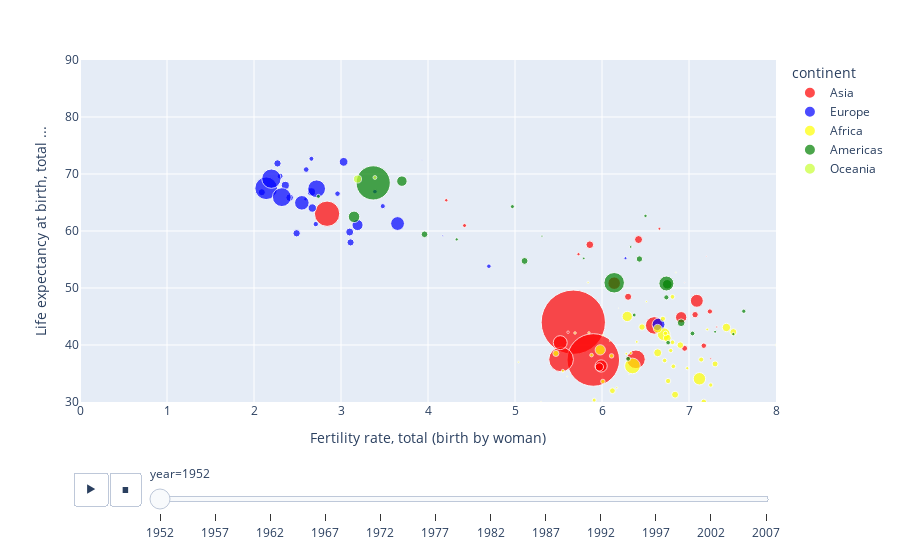

The cell this chart's notebook holds for it:
### Markdown cell above
# Parte3: Fazer uma reprodução da visualização escolhida utilizando uma ferramenta computacional atual (de preferência a mesma escolhida por vocês no trabalho 1) 

Na reprodução utilizei a biblioteca px.scatter do Plotly, conforme animação produzida pelo código abaixo.

### Code cell
#adding animation to bubble plot
px.scatter(gapminder,x='childs_per_woman',y='lifeExp',color='continent', color_discrete_sequence=["red", "blue", "yellow", "green", "#C8FF33"], size='pop',size_max=70,
          hover_name='country', animation_frame='year',
          animation_group='country', range_x=[0,8], range_y=[30,90], labels={"lifeExp": "Life expectancy at birth, total ...", "childs_per_woman":"Fertility rate, total (birth by woman)"})

### Figure 1 — Plotly figure (JSON) as saved in the notebook; plotly's stock layout.template omitted (floating-point values rounded to 4 significant figures)
{"data": [{"hovertemplate": "<b>%{hovertext}</b><br><br>continent=Asia<br>year=1952<br>Fertility rate, total (birth by woman)=%{x}<br>Life expectancy at birth, total ...=%{y}<br>pop=%{marker.size}<extra></extra>", "hovertext": ["Afghanistan", "Bahrain", "Bangladesh", "Cambodia", "China", "Hong Kong, China", "India", "Indonesia", "Iran", "Iraq", "Israel", "Japan", "Jordan", "Korea, Dem. Rep.", "Korea, Rep.", "Kuwait", "Lebanon", "Malaysia", "Mongolia", "Myanmar", "Nepal", "Oman", "Pakistan", "Philippines", "Saudi Arabia", "Singapore", "Sri Lanka", "Syria", "Taiwan", "Thailand", "Vietnam", "West Bank and Gaza", "Yemen, Rep."], "ids": ["Afghanistan", "Bahrain", "Bangladesh", "Cambodia", "China", "Hong Kong, China", "India", "Indonesia", "Iran", "Iraq", "Israel", "Japan", "Jordan", "Korea, Dem. Rep.", "Korea, Rep.", "Kuwait", "Lebanon", "Malaysia", "Mongolia", "Myanmar", "Nepal", "Oman", "Pakistan", "Philippines", "Saudi Arabia", "Singapore", "Sri Lanka", "Syria", "Taiwan", "Thailand", "Vietnam", "West Bank and Gaza", "Yemen, Rep."], "legendgroup": "Asia", "marker": {"color": "red", "size": [8425333, 120447, 46886859, 4693836, 556263527, 2125900, 372000000, 82052000, 17272000, 5441766, 1620914, 86459025, 607914, 8865488, 20947571, 160000, 1439529, 6748378, 800663, 20092996, 9182536, 507833, 41346560, 22438691, 4005677, 1127000, 7982342, 3661549, 8550362, 21289402, 26246839, 1030585, 4963829], "sizemode": "area", "sizeref": 269100.0, "symbol": "circle"}, "mode": "markers", "name": "Asia", "orientation": "v", "showlegend": true, "type": "scatter", "x": [7.54, 6.95, 6.39, 6.95, 5.67, 4.42, 5.9, 5.53, 6.91, 7.07, 4.21, 2.84, 7.32, -1, -1, 7.2, 5.73, 6.3, 5.61, 5.99, 5.97, 7.25, 6.6, 7.09, 7.17, 6.66, 5.86, 7.24, 6.42, 6.14, 5.52, -1, -1], "xaxis": "x", "y": [28.8, 50.94, 37.48, 39.42, 44, 60.96, 37.37, 37.47, 44.87, 45.32, 65.39, 63.03, 43.16, 50.06, 47.45, 55.56, 55.93, 48.46, 42.24, 36.32, 36.16, 37.58, 43.44, 47.75, 39.88, 60.4, 57.59, 45.88, 58.5, 50.85, 40.41, 43.16, 32.55], "yaxis": "y"}, {"hovertemplate": "<b>%{hovertext}</b><br><br>continent=Europe<br>year=1952<br>Fertility rate, total (birth by woman)=%{x}<br>Life expectancy at birth, total ...=%{y}<br>pop=%{marker.size}<extra></extra>", "hovertext": ["Albania", "Austria", "Belgium", "Bosnia and Herzegovina", "Bulgaria", "Croatia", "Czech Republic", "Denmark", "Finland", "France", "Germany", "Greece", "Hungary", "Iceland", "Ireland", "Italy", "Montenegro", "Netherlands", "Norway", "Poland", "Portugal", "Romania", "Serbia", "Slovak Republic", "Slovenia", "Spain", "Sweden", "Switzerland", "Turkey", "United Kingdom"], "ids": ["Albania", "Austria", "Belgium", "Bosnia and Herzegovina", "Bulgaria", "Croatia", "Czech Republic", "Denmark", "Finland", "France", "Germany", "Greece", "Hungary", "Iceland", "Ireland", "Italy", "Montenegro", "Netherlands", "Norway", "Poland", "Portugal", "Romania", "Serbia", "Slovak Republic", "Slovenia", "Spain", "Sweden", "Switzerland", "Turkey", "United Kingdom"], "legendgroup": "Europe", "marker": {"color": "blue", "size": [1282697, 6927772, 8730405, 2791000, 7274900, 3882229, 9125183, 4334000, 4090500, 42459667, 69145952, 7733250, 9504000, 147962, 2952156, 47666000, 413834, 10381988, 3327728, 25730551, 8526050, 16630000, 6860147, 3558137, 1489518, 28549870, 7124673, 4815000, 22235677, 50430000], "sizemode": "area", "sizeref": 269100.0, "symbol": "circle"}, "mode": "markers", "name": "Europe", "orientation": "v", "showlegend": true, "type": "scatter", "x": [6.27, 2.09, 2.36, 4.7, 2.49, 2.71, 2.66, 2.6, 2.96, 2.72, 2.14, 2.41, 2.67, 3.93, 3.39, 2.32, 4.17, 3.03, 2.66, 3.65, 3.1, 3.19, 3.11, 3.48, 2.59, 2.55, 2.27, 2.3, 6.65, 2.2], "xaxis": "x", "y": [55.23, 66.8, 68, 53.82, 59.6, 61.21, 66.87, 70.78, 66.55, 67.41, 67.5, 65.86, 64.03, 72.49, 66.91, 65.94, 59.16, 72.13, 72.67, 61.31, 59.82, 61.05, 58.0, 64.36, 65.57, 64.94, 71.86, 69.62, 43.59, 69.18], "yaxis": "y"}, {"hovertemplate": "<b>%{hovertext}</b><br><br>continent=Africa<br>year=1952<br>Fertility rate, total (birth by woman)=%{x}<br>Life expectancy at birth, total ...=%{y}<br>pop=%{marker.size}<extra></extra>", "hovertext": ["Algeria", "Angola", "Benin", "Botswana", "Burkina Faso", "Burundi", "Cameroon", "Central African Republic", "Chad", "Comoros", "Congo, Dem. Rep.", "Congo, Rep.", "Cote d'Ivoire", "Djibouti", "Egypt", "Equatorial Guinea", "Eritrea", "Ethiopia", "Gabon", "Gambia", "Ghana", "Guinea", "Guinea-Bissau", "Kenya", "Lesotho", "Liberia", "Libya", "Madagascar", "Malawi", "Mali", "Mauritania", "Mauritius", "Morocco", "Mozambique", "Namibia", "Niger", "Nigeria", "Reunion", "Rwanda", "Sao Tome and Principe", "Senegal", "Sierra Leone", "Somalia", "South Africa", "Sudan", "Swaziland", "Tanzania", "Togo", "Tunisia", "Uganda", "Zambia", "Zimbabwe"], "ids": ["Algeria", "Angola", "Benin", "Botswana", "Burkina Faso", "Burundi", "Cameroon", "Central African Republic", "Chad", "Comoros", "Congo, Dem. Rep.", "Congo, Rep.", "Cote d'Ivoire", "Djibouti", "Egypt", "Equatorial Guinea", "Eritrea", "Ethiopia", "Gabon", "Gambia", "Ghana", "Guinea", "Guinea-Bissau", "Kenya", "Lesotho", "Liberia", "Libya", "Madagascar", "Malawi", "Mali", "Mauritania", "Mauritius", "Morocco", "Mozambique", "Namibia", "Niger", "Nigeria", "Reunion", "Rwanda", "Sao Tome and Principe", "Senegal", "Sierra Leone", "Somalia", "South Africa", "Sudan", "Swaziland", "Tanzania", "Togo", "Tunisia", "Uganda", "Zambia", "Zimbabwe"], "legendgroup": "Africa", "marker": {"color": "yellow", "size": [9279525, 4232095, 1738315, 442308, 4469979, 2445618, 5009067, 1291695, 2682462, 153936, 14100005, 854885, 2977019, 63149, 22223309, 216964, 1438760, 20860941, 420702, 284320, 5581001, 2664249, 580653, 6464046, 748747, 863308, 1019729, 4762912, 2917802, 3838168, 1022556, 516556, 9939217, 6446316, 485831, 3379468, 33119096, 257700, 2534927, 60011, 2755589, 2143249, 2526994, 14264935, 8504667, 290243, 8322925, 1219113, 3647735, 5824797, 2672000, 3080907], "sizemode": "area", "sizeref": 269100.0, "symbol": "circle"}, "mode": "markers", "name": "Africa", "orientation": "v", "showlegend": true, "type": "scatter", "x": [7.43, 7.17, 5.88, 6.51, 6.12, 6.79, 5.47, 5.55, 6.11, 6.09, 5.98, 5.69, 6.81, 6.31, 6.71, 5.6, 6.98, 7.12, 5.04, 5.3, 6.46, 6.01, 6.17, 7.51, 5.85, 6.28, 7.21, 7.3, 6.82, 6.76, 6.4, 5.84, 6.64, 6.84, 6.01, 7.14, 6.35, 6.85, 8.02, 6.19, 6.72, 5.91, 7.25, 6.29, 6.64, -1, 6.75, 6.33, 6.7, 6.9, 6.73, 6.81], "xaxis": "x", "y": [43.08, 30.02, 38.22, 47.62, 31.98, 39.03, 38.52, 35.46, 38.09, 40.72, 39.14, 42.11, 40.48, 34.81, 41.89, 34.48, 35.93, 34.08, 37.0, 30, 43.15, 33.61, 32.5, 42.27, 42.14, 38.48, 42.72, 36.68, 36.26, 33.69, 40.54, 50.99, 42.87, 31.29, 41.73, 37.44, 36.32, 52.72, 40, 46.47, 37.28, 30.33, 32.98, 45.01, 38.63, 41.41, 41.22, 38.6, 44.6, 39.98, 42.04, 48.45], "yaxis": "y"}, {"hovertemplate": "<b>%{hovertext}</b><br><br>continent=Americas<br>year=1952<br>Fertility rate, total (birth by woman)=%{x}<br>Life expectancy at birth, total ...=%{y}<br>pop=%{marker.size}<extra></extra>", "hovertext": ["Argentina", "Bolivia", "Brazil", "Canada", "Chile", "Colombia", "Costa Rica", "Cuba", "Dominican Republic", "Ecuador", "El Salvador", "Guatemala", "Haiti", "Honduras", "Jamaica", "Mexico", "Nicaragua", "Panama", "Paraguay", "Peru", "Puerto Rico", "Trinidad and Tobago", "United States", "Uruguay", "Venezuela"], "ids": ["Argentina", "Bolivia", "Brazil", "Canada", "Chile", "Colombia", "Costa Rica", "Cuba", "Dominican Republic", "Ecuador", "El Salvador", "Guatemala", "Haiti", "Honduras", "Jamaica", "Mexico", "Nicaragua", "Panama", "Paraguay", "Peru", "Puerto Rico", "Trinidad and Tobago", "United States", "Uruguay", "Venezuela"], "legendgroup": "Americas", "marker": {"color": "green", "size": [17876956, 2883315, 56602560, 14785584, 6377619, 12350771, 926317, 6007797, 2491346, 3548753, 2042865, 3146381, 3201488, 1517453, 1426095, 30144317, 1165790, 940080, 1555876, 8025700, 2227000, 662850, 157553000, 2252965, 5439568], "sizemode": "area", "sizeref": 269100.0, "symbol": "circle"}, "mode": "markers", "name": "Americas", "orientation": "v", "showlegend": true, "type": "scatter", "x": [3.15, 6.76, 6.14, 3.7, 5.11, 6.75, 6.33, 3.96, 7.63, 6.74, 6.37, 7.04, 6.3, 7.51, 4.33, 6.74, 7.3, 5.79, 6.5, 6.91, 4.97, 5.31, 3.37, 2.74, 6.43], "xaxis": "x", "y": [62.48, 40.41, 50.92, 68.75, 54.74, 50.64, 57.21, 59.42, 45.93, 48.36, 45.26, 42.02, 37.58, 41.91, 58.53, 50.79, 42.31, 55.19, 62.65, 43.9, 64.28, 59.1, 68.44, 66.07, 55.09], "yaxis": "y"}, {"hovertemplate": "<b>%{hovertext}</b><br><br>continent=Oceania<br>year=1952<br>Fertility rate, total (birth by woman)=%{x}<br>Life expectancy at birth, total ...=%{y}<br>pop=%{marker.size}<extra></extra>", "hovertext": ["Australia", "New Zealand"], "ids": ["Australia", "New Zealand"], "legendgroup": "Oceania", "marker": {"color": "#C8FF33", "size": [8691212, 1994794], "sizemode": "area", "sizeref": 269100.0, "symbol": "circle"}, "mode": "markers", "name": "Oceania", "orientation": "v", "showlegend": true, "type": "scatter", "x": [3.19, 3.39], "xaxis": "x", "y": [69.12, 69.39], "yaxis": "y"}], "layout": {"legend": {"itemsizing": "constant", "title": {"text": "continent"}, "tracegroupgap": 0}, "margin": {"t": 60}, "sliders": [{"active": 0, "currentvalue": {"prefix": "year="}, "len": 0.9, "pad": {"b": 10, "t": 60}, "steps": [{"args": [["1952"], {"frame": {"duration": 0, "redraw": false}, "fromcurrent": true, "mode": "immediate", "transition": {"duration": 0, "easing": "linear"}}], "label": "1952", "method": "animate"}, {"args": [["1957"], {"frame": {"duration": 0, "redraw": false}, "fromcurrent": true, "mode": "immediate", "transition": {"duration": 0, "easing": "linear"}}], "label": "1957", "method": "animate"}, {"args": [["1962"], {"frame": {"duration": 0, "redraw": false}, "fromcurrent": true, "mode": "immediate", "transition": {"duration": 0, "easing": "linear"}}], "label": "1962", "method": "animate"}, {"args": [["1967"], {"frame": {"duration": 0, "redraw": false}, "fromcurrent": true, "mode": "immediate", "transition": {"duration": 0, "easing": "linear"}}], "label": "1967", "method": "animate"}, {"args": [["1972"], {"frame": {"duration": 0, "redraw": false}, "fromcurrent": true, "mode": "immediate", "transition": {"duration": 0, "easing": "linear"}}], "label": "1972", "method": "animate"}, {"args": [["1977"], {"frame": {"duration": 0, "redraw": false}, "fromcurrent": true, "mode": "immediate", "transition": {"duration": 0, "easing": "linear"}}], "label": "1977", "method": "animate"}, {"args": [["1982"], {"frame": {"duration": 0, "redraw": false}, "fromcurrent": true, "mode": "immediate", "transition": {"duration": 0, "easing": "linear"}}], "label": "1982", "method": "animate"}, {"args": [["1987"], {"frame": {"duration": 0, "redraw": false}, "fromcurrent": true, "mode": "immediate", "transition": {"duration": 0, "easing": "linear"}}], "label": "1987", "method": "animate"}, {"args": [["1992"], {"frame": {"duration": 0, "redraw": false}, "fromcurrent": true, "mode": "immediate", "transition": {"duration": 0, "easing": "linear"}}], "label": "1992", "method": "animate"}, {"args": [["1997"], {"frame": {"duration": 0, "redraw": false}, "fromcurrent": true, "mode": "immediate", "transition": {"duration": 0, "easing": "linear"}}], "label": "1997", "method": "animate"}, {"args": [["2002"], {"frame": {"duration": 0, "redraw": false}, "fromcurrent": true, "mode": "immediate", "transition": {"duration": 0, "easing": "linear"}}], "label": "2002", "method": "animate"}, {"args": [["2007"], {"frame": {"duration": 0, "redraw": false}, "fromcurrent": true, "mode": "immediate", "transition": {"duration": 0, "easing": "linear"}}], "label": "2007", "method": "animate"}], "x": 0.1, "xanchor": "left", "y": 0, "yanchor": "top"}], "updatemenus": [{"buttons": [{"args": [null, {"frame": {"duration": 500, "redraw": false}, "fromcurrent": true, "mode": "immediate", "transition": {"duration": 500, "easing": "linear"}}], "label": "&#9654;", "method": "animate"}, {"args": [[null], {"frame": {"duration": 0, "redraw": false}, "fromcurrent": true, "mode": "immediate", "transition": {"duration": 0, "easing": "linear"}}], "label": "&#9724;", "method": "animate"}], "direction": "left", "pad": {"r": 10, "t": 70}, "showactive": false, "type": "buttons", "x": 0.1, "xanchor": "right", "y": 0, "yanchor": "top"}], "xaxis": {"anchor": "y", "domain": [0, 1], "range": [0, 8], "title": {"text": "Fertility rate, total (birth by woman)"}}, "yaxis": {"anchor": "x", "domain": [0, 1], "range": [30, 90], "title": {"text": "Life expectancy at birth, total ..."}}}}
